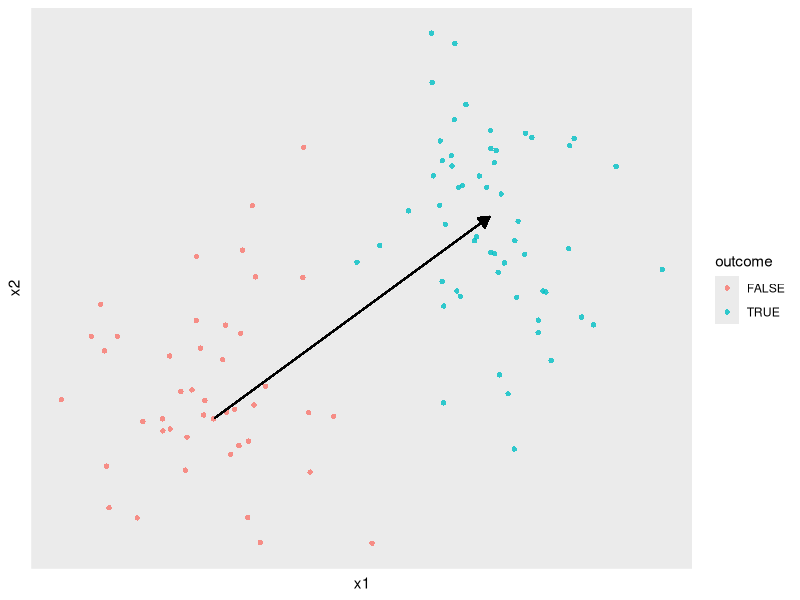
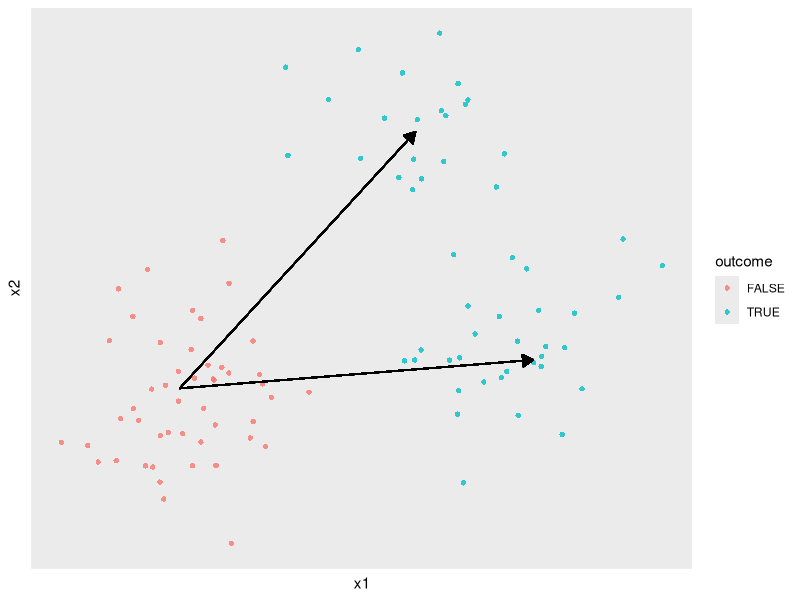
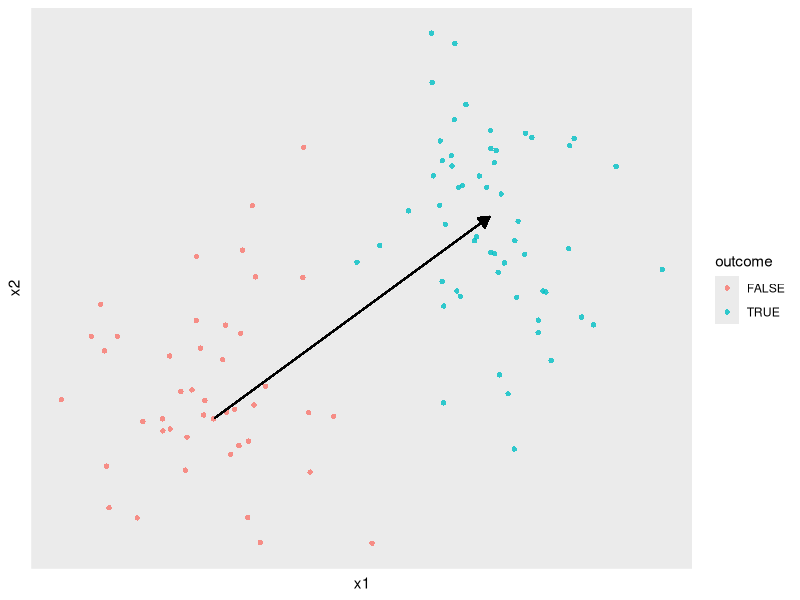
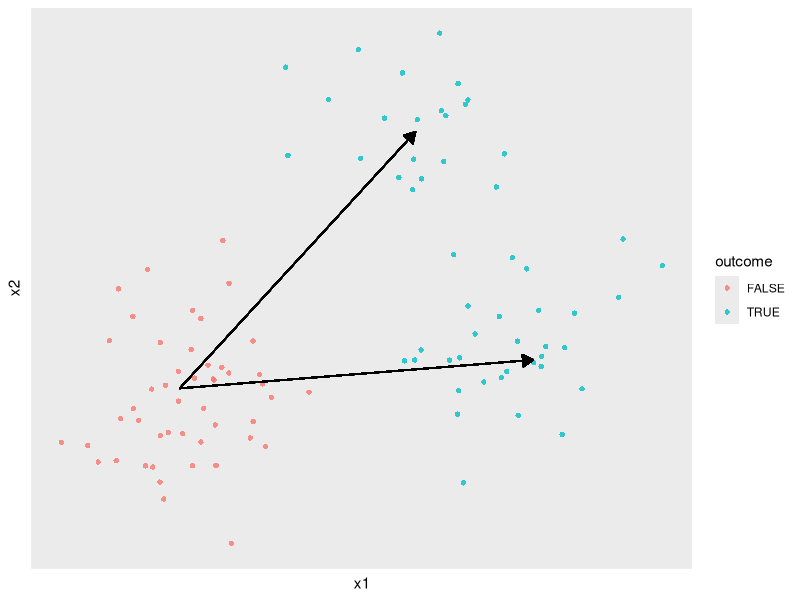

The R source for these figures, in order:
library(ggplot2)

n <- 100
p <- 0.5
xNotO <- c(0, 0)
xO <- c(0.5, 0.25)

o <- runif(n) < p
x1 <- rnorm(n, ifelse(o, xO[1], xNotO[1]), sd = 0.1)
x2 <- rnorm(n, ifelse(o, xO[2], xNotO[2]), sd = 0.1)

ggplot(data.frame(outcome = o, x1 = x1, x2 = x2), aes(x = x1, y = x2)) +
  geom_point(aes(color = outcome), shape = 16, alpha = 0.8) +
  geom_segment(x = xNotO[1], y = xNotO[2], xend = xO[1], yend = xO[2], arrow = arrow(length=unit(0.30,"cm"), type = "closed")) +
  theme(axis.text = element_blank(),
        axis.ticks = element_blank(),
        panel.grid = element_blank())
ggsave("c:/temp/simpleModel.png", width = 4, height = 3)

p2 <- 0.5
xO1 <- c(0.4, 0.45)
xO2 <- c(0.6, 0.05)

o <- runif(n) < p
o2 <- runif(n) < p2
x1 <- rnorm(n, ifelse(o, ifelse(o2, xO2[1], xO1[1]), xNotO[1]), sd = 0.1)
x2 <- rnorm(n, ifelse(o, ifelse(o2, xO2[2], xO1[2]), xNotO[2]), sd = 0.1)

ggplot(data.frame(outcome = o, x1 = x1, x2 = x2), aes(x = x1, y = x2)) +
  geom_point(aes(color = outcome), shape = 16, alpha = 0.8) +
  geom_segment(x = xNotO[1], y = xNotO[2], xend = xO1[1], yend = xO1[2], arrow = arrow(length=unit(0.30,"cm"), type = "closed")) +
  geom_segment(x = xNotO[1], y = xNotO[2], xend = xO2[1], yend = xO2[2], arrow = arrow(length=unit(0.30,"cm"), type = "closed")) +
  theme(axis.text = element_blank(),
        axis.ticks = element_blank(),
        panel.grid = element_blank())
ggsave("c:/temp/mixedModel.png", width = 4, height = 3)
